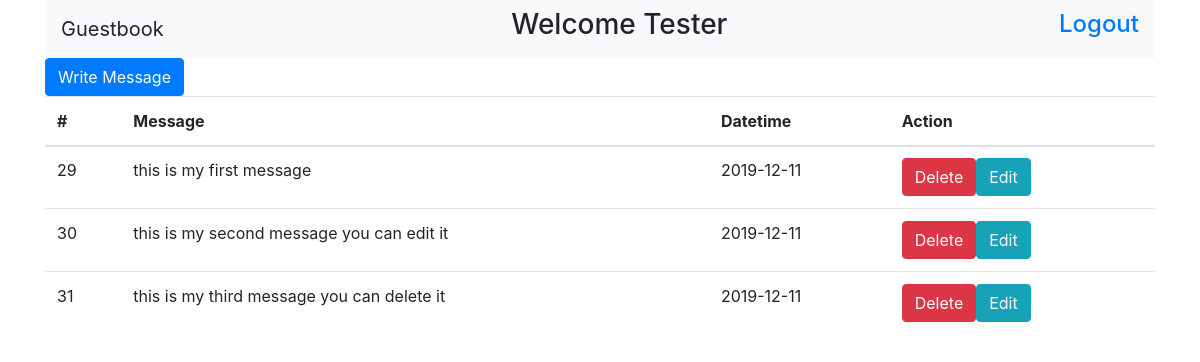
The app's page /home.php (signed in) with its own data.
### tables this page shows
CREATE TABLE `msgs` (
  `id` int(11) NOT NULL,
  `message` varchar(255) NOT NULL,
  `createdone` date NOT NULL,
  `users_id` int(11) NOT NULL
);

### home.php (the view, shortened to what this page needs)
<!DOCTYPE html>
<html>
<head>
	<link rel="stylesheet" href="https://stackpath.bootstrapcdn.com/bootstrap/4.1.3/css/bootstrap.min.css">
</head>
<body>
	<div class="container">
	<header>
	<nav class="navbar navbar-light bg-light">
  	<a class="navbar-brand">Guestbook</a>
<?php
require 'db.php';
if(isset($_SESSION['name']) && $_SESSION['name']!="") {
  echo '<h3>Welcome '.$_SESSION['name'].'</h3>';
  echo '<navbar><h4><a href="logout.php">Logout</a></h4></navbar>';
 ?>
</nav>
<a href="add_msg.php" class="btn btn-primary">Write Message</a>
<table class="table">
  <thead>
    <tr>
      <th scope="col">#</th>
      <th scope="col">Message</th>
      <th scope="col">Datetime</th>
      <th scope="col">Action</th>
    </tr>
  </thead>
  <tbody>
    <tr>
    <?php
    $id = $_SESSION['id'];
    $sql = "SELECT * FROM msgs WHERE msgs.users_id='$id'";
		$result = $db->prepare($sql);
		$result->execute();
		while ($row = $result->fetch(PDO::FETCH_ASSOC)) {
			echo "<tr>";
			echo"<td>".$row['id']."</td>";
			echo "<td>".$row['message']."</td>";
			echo "<td>".$row['createdone']."</td>";
 		   echo"<td><a href='home.php?action=delete&id={$row['id']}' class='btn btn-danger'>Delete</a>";
 		   echo"<a href='edit.php?action=edit&id={$row['id']}' class='btn btn-info'>Edit</a>";
		}
    ?>
  </tbody>
</table>
<?php
} else {
  header('location:index.php');
}
?>
</body>
</html>

### records on screen
msgs: id "29", message "this is my first message", createdone "2019-12-11"
msgs: id "30", message "this is my second message you can edit it", createdone "2019-12-11"
msgs: id "31", message "this is my third message you can delete it", createdone "2019-12-11"

### other values on screen
$_SESSION['name'] "Tester"
